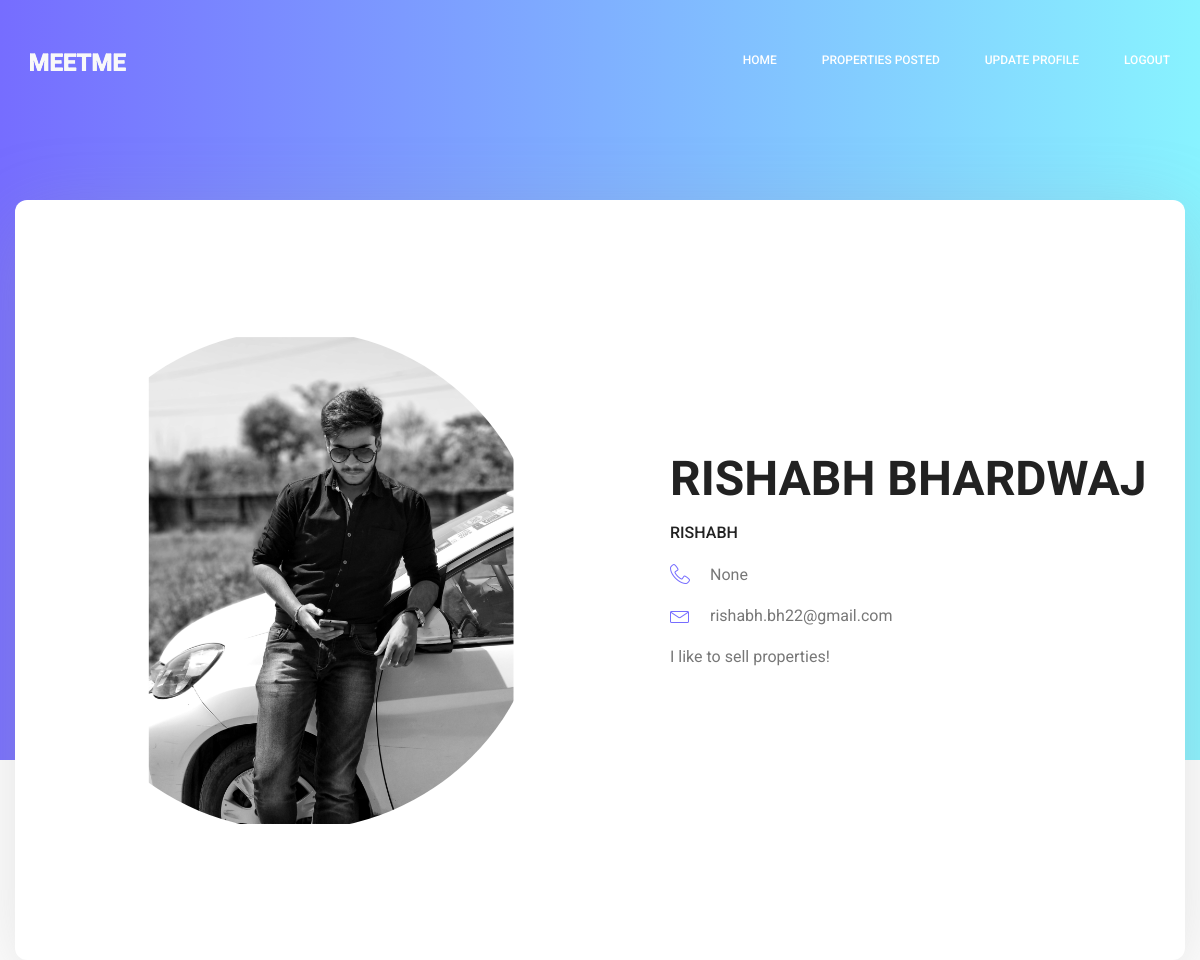
/profile/ (signed in), run on the app's committed database.
### loginRegister/models.py (models this page shows)
class Profile(User):
    user = models.OneToOneField(User, on_delete=models.CASCADE, primary_key=True, parent_link=True)
    is_seller = models.BooleanField(default=False, verbose_name='Seller')
    profile_pic = models.ImageField(upload_to='user_profilePics/', default='static/profile_pic.jpeg')
    description = models.TextField(null=True, blank=True)
    email_id = models.EmailField(unique=True)
    phone_num = models.IntegerField(null=True)

### loginRegister/views.py (the view, shortened to what this page needs)
# urls.py: path('profile/', views.Dashboard.as_view(), name='dashboard'),
class Dashboard(View):
    def get(self, request):
        return self.show_user()
    def show_user(self):
        username = self.request.session.get('current_user')
        try:
            current_user = Profile.objects.get(username=username)
            user = {'user': current_user}
            is_seller = self.request.session.get('is_seller', False)
            if is_seller:
                return render(self.request, 'dashboard.html', context=user)
            else:
                return render(self.request, 'dashboard.html', context=user)
        except Profile.DoesNotExist:
            messages.add_message(self.request, messages.INFO, "Please Login first to view dashboard!")
            return redirect('login')

### loginRegister/templates/dashboard.html (shortened to what this page needs)
{% load static %}
{% load crispy_forms_tags %}
<!doctype html>
<html lang="en">
    <head>
        <link rel="stylesheet" href="{% static 'dashboard/css/bootstrap.css' %}">
        <link rel="stylesheet" href="{% static 'dashboard/vendors/linericon/style.css' %}">
        <link rel="stylesheet" href="{% static 'dashboard/css/font-awesome.min.css' %}">
        <link rel="stylesheet" href="{% static 'dashboard/vendors/owl-carousel/owl.carousel.min.css' %}">
        <link rel="stylesheet" href="{% static 'dashboard/vendors/lightbox/simpleLightbox.css' %}">
        <link rel="stylesheet" href="{% static 'dashboard/vendors/nice-select/css/nice-select.css' %}">
        <link rel="stylesheet" href="{% static 'dashboard/vendors/animate-css/animate.css' %}">
        <link rel="stylesheet" href="{% static 'dashboard/vendors/popup/magnific-popup.css' %}">
        <link rel="stylesheet" href="{% static 'dashboard/vendors/flaticon/flaticon.css' %}">
        <link rel="stylesheet" href="{% static 'dashboard/css/style.css' %}">
        <link rel="stylesheet" href="{% static 'dashboard/css/responsive.css' %}">
    </head>
    <body>
        <header class="header_area">
            <div class="main_menu">
            	<nav class="navbar navbar-expand-lg navbar-light">
					<div class="container box_1620">
						<a class="navbar-brand logo_h" href="index.html"><img src="{% static 'dashboard/img/logo.png' %}" alt=""></a>
						<div class="collapse navbar-collapse offset" id="navbarSupportedContent">
							<ul class="nav navbar-nav menu_nav ml-auto">
								<li class="nav-item active"><a class="nav-link" href="index.html">Home</a></li>
								<li class="nav-item"><a class="nav-link" href="about-us.html">Properties Posted</a></li>
                                <li class="nav-item"><form method="POST">
                                    <input style="color:white; background:none; border:none;" class="nav-link" type="Submit" name="update_profile_button" value="Update Profile">
                                </form></li>
                                <li class="nav-item"><a class="nav-link" href="{% url 'logout' %}">Logout</a></li>
							</ul>
						</div>
					</div>
            	</nav>
            </div>
        </header>
        <section class="home_banner_area">
           	<div class="container box_1620">
           		<div class="banner_inner d-flex align-items-center">
					<div class="banner_content">
						<div class="media">
							<div class="d-flex">
								<img src="{{user.profile_pic.url}}" height="500" width="500" style="border-radius:50%" alt="">
							</div>
							<div class="media-body">
								<div class="personal_text">
									<h3>{{user.first_name}} {{user.last_name}}</h3>
									<h4>{{user.username}}</h4>
									<ul class="list basic_info">
										<li><a href="#"><i class="lnr lnr-phone-handset"></i> {{user.phone_num}}</a></li>
										<li><a href="#"><i class="lnr lnr-envelope"></i>{{user.email_id}}</a></li>
                                        <li><p>{{user.description}}</p></li>
									</ul>
								</div>
							</div>
						</div>
					</div>
				</div>
            </div>
        </section>
    </body>
</html>

### loginRegister/static/dashboard/css/style.css (style rules this page uses)
.list { list-style: none; margin: 0px; padding: 0px; }
a { text-decoration: none; transition: all 0.3s ease-in-out; }
body { line-height: 26px; font-size: 16px; font-family: "Roboto", sans-serif; font-weight: normal; color: #777777; }
h1, h2, h3, h4, h5, h6 { font-family: "Heebo", sans-serif; font-weight: bold; }
@media (min-width: 1200px) { .container { max-width: 1170px; } }
.header_area { position: absolute; width: 100%; top: 0; left: 0; z-index: 99; transition: background 0.4s, all 0.3s linear; }
.header_area .navbar { background: transparent; padding: 0px; border: 0px; border-radius: 0px; }
.header_area .navbar .nav .nav-item { margin-right: 45px; }
.header_area .navbar .nav .nav-item .nav-link { font: 500 12px/120px "Roboto", sans-serif; text-transform: uppercase; color: #fff; padding: 0px; display: inline-block; }
.header_area .navbar .nav .nav-item .nav-link:after { display: none; }
.header_area .navbar .nav .nav-item:hover .nav-link, .header_area .navbar .nav .nav-item.active .nav-link { color: #fff; }
.header_area .navbar .nav .nav-item:last-child { margin-right: 0px; }
.home_banner_area { position: relative; z-index: 1; background-image: -moz-linear-gradient(0deg, #766dff 0%, #88f3ff 100%); background-image: -webkit-linear-gradient(0deg, #766dff 0%, #88f3ff 100%); background-image: -ms-linear-gradient(0deg, #766dff 0%, #88f3ff 100%); margin-bottom: 200px; }
.home_banner_area .box_1620 { min-height: 700px; border-radius: 12px; position: relative; bottom: -200px; background: #fff; padding: 30px; box-shadow: 0px 20px 80px 0px rgba(153, 153, 153, 0.3); }
.home_banner_area .banner_inner { position: relative; width: 100%; min-height: 700px; display: flex; }
.home_banner_area .banner_inner .banner_content { color: #222222; vertical-align: middle; align-self: center; text-align: left; }
.home_banner_area .banner_inner .banner_content .media .d-flex { padding-right: 125px; }
.home_banner_area .banner_inner .banner_content .media .media-body { vertical-align: middle; align-self: center; }
h3 { font-size: 24px; }
h4 { font-size: 18px; }
.personal_text h4 { font-size: 16px; font-weight: 500; font-family: "Roboto", sans-serif; text-transform: uppercase; margin-bottom: 20px; color: #222222; }
.personal_text h3 { font-size: 48px; text-transform: uppercase; margin-bottom: 15px; color: #222222; }
.personal_text p { font-family: "Roboto", sans-serif; max-width: 540px; color: #777777; margin-bottom: 40px; }
.personal_text .basic_info li { margin-bottom: 15px; }
.personal_text .basic_info li a { position: relative; padding-left: 40px; font-size: 16px; color: #777777; }
.personal_text .basic_info li a i { position: absolute; left: 0px; top: 50%; transform: translateY(-50%); font-size: 20px; color: #766dff; }
.personal_text .basic_info li:last-child { margin-bottom: 0px; }

### data on the page
Profile: profile_pic (picture), phone_num "None", email_id "rishabh.bh22@gmail.com", description "I like to sell properties!"

### other printed values
{{ user.first_name }} "RISHABH"
{{ user.last_name }} "BHARDWAJ"
{{ user.username }} "RISHABH"
